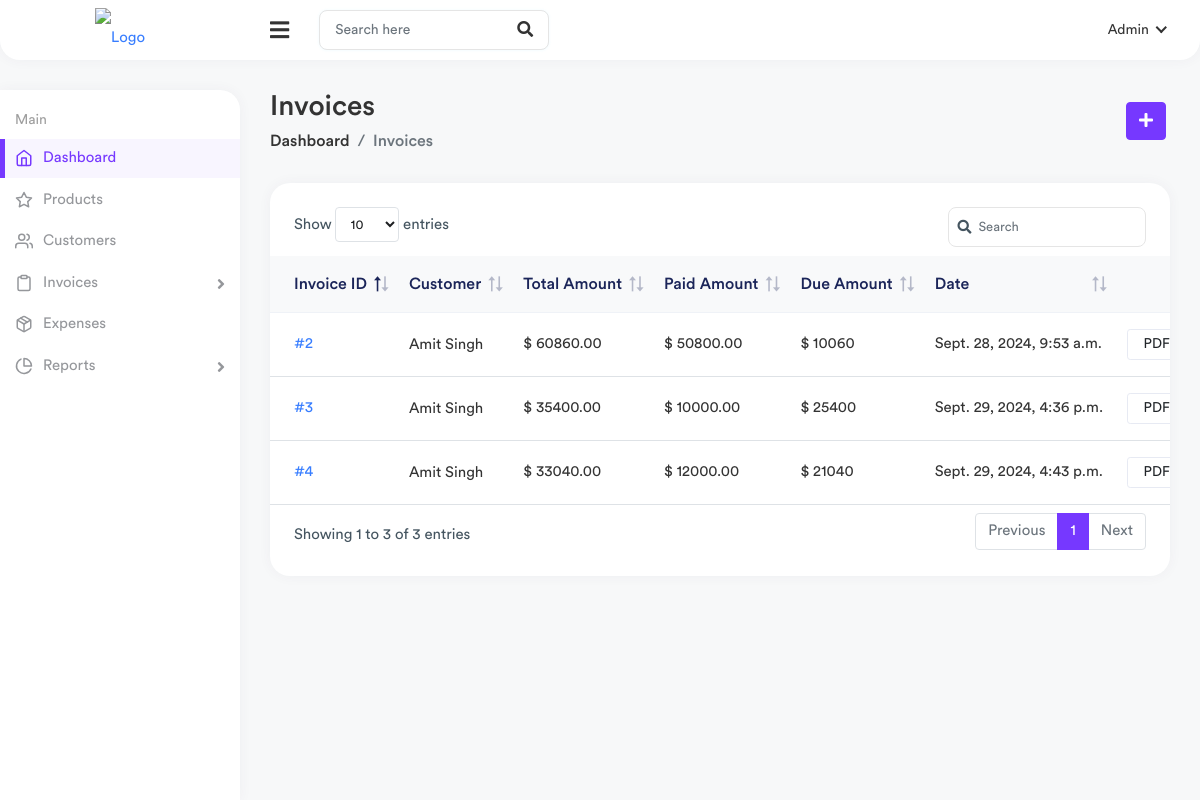
The page /billing/invoices/ (signed in) on the database its author committed.
### billing/models.py (models this page shows, shortened)
class Invoice(models.Model):
    customer = models.ForeignKey(Customer, on_delete=models.CASCADE,null=True)
    date = models.DateField(auto_now_add=True)
    total_amount = models.DecimalField(max_digits=10, decimal_places=2, default=0)
    total_sgst=models.DecimalField(max_digits=10, decimal_places=2, default=0)
    total_cgst=models.DecimalField(max_digits=10, decimal_places=2, default=0)
    paid_amount = models.DecimalField(max_digits=10, decimal_places=2, default=0)
    created_date = models.DateTimeField(default=timezone.now)  # Use default
    modified_date = models.DateTimeField(auto_now=True)

class Customer(models.Model):
    customer_name=models.CharField(max_length=255)
    mobile_number=models.CharField(max_length=50)
    gst_no = models.CharField(max_length=250, blank=True)
    address = models.CharField(max_length=250, blank=True)
    created_date = models.DateTimeField(default=timezone.now)  # Use default
    modified_date = models.DateTimeField(auto_now=True)

### billing/views.py (the view)
# urls.py: path('invoices/', views.invoice_list, name='invoice_list'),
@login_required(login_url="login")
def invoice_list(request):
    invoices = Invoice.objects.annotate(
        due_amount=F('total_amount') - F('paid_amount')  # Calculate due amount dynamically
    )
    invoices_with_due = invoices.filter(due_amount__gt=0)
    context = {
        "invoices": invoices_with_due,  # Pass only invoices with a due amount > 0
    }
    return render(request, 'billing/Invoices.html', context)

### templates/billing/Invoices.html (shortened to what this page needs)
{% extends 'base.html' %} {% load static %} {% block content %}
<div class="page-wrapper">
  <div class="content container-fluid">
    <div class="page-header">
      <div class="row align-items-center">
        <div class="col">
          <h3 class="page-title">Invoices</h3>
          <ul class="breadcrumb">
            <li class="breadcrumb-item"><a href="{% url 'home' %}">Dashboard</a></li>
            <li class="breadcrumb-item active">Invoices</li>
          </ul>
        </div>
        <div class="col-auto">
          <a href="{% url 'add_invoice' %}" class="btn btn-primary me-1">
            <i class="fas fa-plus"></i>
          </a>
        </div>
      </div>
    </div>
    <div class="row">
      <div class="col-sm-12">
        <div class="card card-table">
          <div class="card-body">
            <div class="table-responsive">
              <table class="table table-center table-hover datatable">
                <thead class="thead-light">
                  <tr>
                    <th>Invoice ID</th>
                    <th>Customer</th>
                    <th>Total Amount</th>
                    <th>Paid Amount</th>
                    <th>Due Amount</th>
                    <th>Date</th>
                    <th class="text-end">Action</th>
                  </tr>
                </thead>
                <tbody>
                  {% for  bills in  invoices %}
                  <tr>
                    <td><a href="{% url 'get_invoice' bills.id %}">#{{bills.id}}</a></td>
                    <td>
                      <h2 class="table-avatar">
                        <a href="{% url 'get_invoice' bills.id %}"
                          >
                          {{bills.customer.customer_name}}
                          </a
                        >
                      </h2>
                    </td>
                    <td>$                         {{bills.total_amount}}
                    </td>
                    <td>$                         {{bills.paid_amount}}
                    </td>
                    <td>$                         {{bills.due_amount}}
                    </td>
                    <td>{{bills.created_date}}</td>
                    <td class="text-end">
                      <a
                        class="btn btn-sm btn-white me-2"
                        href="{% url 'add_payment' bills.id %}"
                      >
                         PDF
                      </a>
                    </td>
                  </tr>
                  {% endfor %}
                </tbody>
              </table>
            </div>
          </div>
        </div>
      </div>
    </div>
  </div>
</div>
{% endblock content %}

### rows shown on the page
Invoice: id "2", customer.customer_name "Amit Singh", total_amount "60860.00", paid_amount "50800.00", due_amount "10060", created_date "Sept. 28, 2024, 9:53 a.m."
Invoice: id "3", customer.customer_name "Amit Singh", total_amount "35400.00", paid_amount "10000.00", due_amount "25400", created_date "Sept. 29, 2024, 4:36 p.m."
Invoice: id "4", customer.customer_name "Amit Singh", total_amount "33040.00", paid_amount "12000.00", due_amount "21040", created_date "Sept. 29, 2024, 4:43 p.m."
